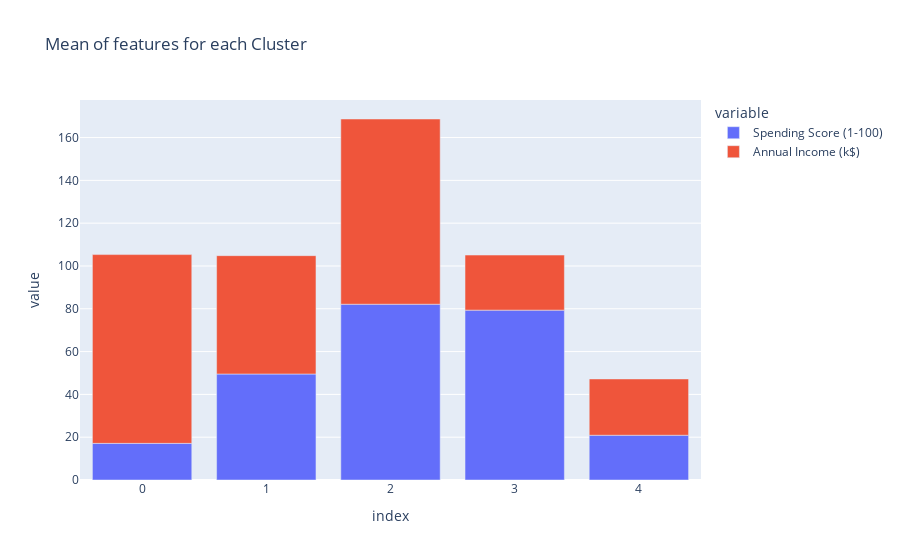

Write notebook code for a chart like this one.
### Code cell
fig = px.bar(xgb,labels={'x': 'Cluster', 'y': 'Value [$]'},
             title='Mean of features for each Cluster') 
fig.show()

### Figure 1 — Plotly figure (JSON) as saved in the notebook; plotly's stock layout.template omitted (floating-point values rounded to 4 significant figures)
{"data": [{"alignmentgroup": "True", "hovertemplate": "variable=Spending Score (1-100)<br>index=%{x}<br>value=%{y}<extra></extra>", "legendgroup": "Spending Score (1-100)", "marker": {"color": "#636efa", "pattern": {"shape": ""}}, "name": "Spending Score (1-100)", "offsetgroup": "Spending Score (1-100)", "orientation": "v", "showlegend": true, "textposition": "auto", "type": "bar", "x": [0, 1, 2, 3, 4], "xaxis": "x", "y": [17.11, 49.52, 82.13, 79.36, 20.91], "yaxis": "y"}, {"alignmentgroup": "True", "hovertemplate": "variable=Annual Income (k$)<br>index=%{x}<br>value=%{y}<extra></extra>", "legendgroup": "Annual Income (k$)", "marker": {"color": "#EF553B", "pattern": {"shape": ""}}, "name": "Annual Income (k$)", "offsetgroup": "Annual Income (k$)", "orientation": "v", "showlegend": true, "textposition": "auto", "type": "bar", "x": [0, 1, 2, 3, 4], "xaxis": "x", "y": [88.2, 55.3, 86.54, 25.73, 26.3], "yaxis": "y"}], "layout": {"barmode": "relative", "legend": {"title": {"text": "variable"}, "tracegroupgap": 0}, "title": {"text": "Mean of features for each Cluster"}, "xaxis": {"anchor": "y", "domain": [0, 1], "title": {"text": "index"}}, "yaxis": {"anchor": "x", "domain": [0, 1], "title": {"text": "value"}}}}
